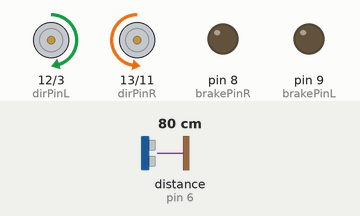
Simulated run of this sketch. Board: Arduino Uno, built with avr-gcc and run on an emulated ATmega328P. Shown: direction and speed pins drawn as motors (green arrow = direction pin HIGH = forward, orange = LOW = backward, longer = more drive), output pins drawn as LEDs (lit = HIGH). Inputs (shaded band) come from the test bench; at power-on: distance to the obstacle (sensor on pin 6) 80 cm. The echo pulse lasts 58.3 µs per cm.

Above: at 1.2 s.
1.3 s: distance to the obstacle (sensor on pin 6) set to 43 cm
2.8 s: distance to the obstacle (sensor on pin 6) set to 37 cm
At 5.3 s:
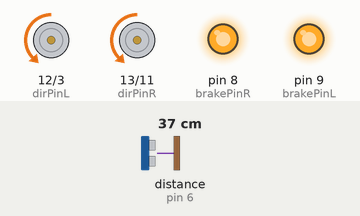
At 10.4 s:
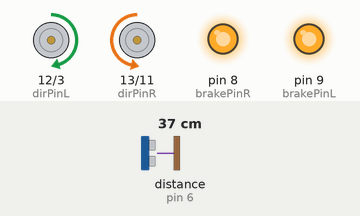
Timing chart, 0 to 11.8 s (numbered marks = the images above; inputs shaded):
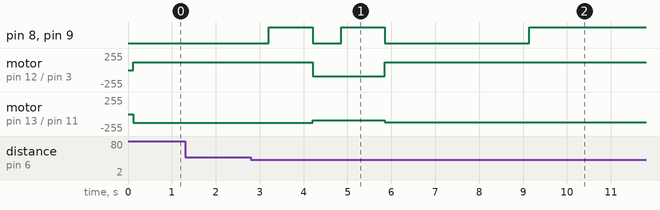

The sketch:

Challenge1_MC.ino
```cpp
/*
Team 3: M.C.
Abbas Hussain & Nadia Carr
Challenge 1
References:
  https://docs.arduino.cc/tutorials/motor-shield-rev3/msr3-controlling-dc-motor/
*/

// === Libraries ===
#include <Servo.h>
#include "NewPing.h"

// === Sensor Pins ===
#define TRIGGER_PIN 7
#define ECHO_PIN 6
#define MAX_DISTANCE 400

// === Motor Pins ===
// Left Motor (Channel A)
#define dirPinL 12
#define pwmPinL 3
#define brakePinL 9

// Right Motor (Channel B)
#define dirPinR 13
#define pwmPinR 11
#define brakePinR 8

// === Sensor Setup ===
NewPing sonar(TRIGGER_PIN, ECHO_PIN, MAX_DISTANCE);

// === Control Parameters ===
#define target 40
#define turndelay 650

// === Booleans ===
bool turn = false;

void setup() {
  Serial.begin(9600);

  // Left motor
  pinMode(dirPinL, OUTPUT);
  pinMode(pwmPinL, OUTPUT);
  pinMode(brakePinL, OUTPUT);

  // Right motor
  pinMode(dirPinR, OUTPUT);
  pinMode(pwmPinR, OUTPUT);
  pinMode(brakePinR, OUTPUT);
}

void loop() {

  int count = 0;
  int dist = sonar.convert_cm(sonar.ping_median());   // sensor filtering

  for (int i = 0; i < 1000; i++) {  // intially going forward
    if (dist > target) {
      count++;                      // Counts time until goal is reached for return
      digitalWrite(dirPinL, HIGH);
      digitalWrite(dirPinR, LOW);

      digitalWrite(brakePinL, LOW);
      digitalWrite(brakePinR, LOW);

      analogWrite(pwmPinL, 120);
      analogWrite(pwmPinR, 128);

      dist = sonar.convert_cm(sonar.ping_median());
      delay(100);
    } else {      // goal is reached
      turn = true;
      i = 10000;
    }
  }
  // U turn then go back to start
  if (turn == true) {
    digitalWrite(brakePinL, HIGH);
    digitalWrite(brakePinR, HIGH);
    delay(1000);

    // U turn to the right
    digitalWrite(dirPinL, LOW);
    digitalWrite(dirPinR, LOW);

    //release breaks
    digitalWrite(brakePinL, LOW);
    digitalWrite(brakePinR, LOW);

    //set work duty for the motor
    analogWrite(pwmPinL, 90);
    analogWrite(pwmPinR, 90);
    delay(turndelay);

    // pause
    digitalWrite(brakePinL, HIGH);
    digitalWrite(brakePinR, HIGH);
    delay(1000);

    // Goes back towards start for the same amount of time as it took to get to the goal
    for (int j = 0; j < count+1; j++) {
      digitalWrite(dirPinL, HIGH);
      digitalWrite(dirPinR, LOW);

      digitalWrite(brakePinL, LOW);
      digitalWrite(brakePinR, LOW);

      analogWrite(pwmPinL, 120);
      analogWrite(pwmPinR, 125);

      dist = sonar.convert_cm(sonar.ping_median());
      delay(100);
    }
  }
  // STOP
  digitalWrite(brakePinL, HIGH);
  digitalWrite(brakePinR, HIGH);
  delay(10000);
}
```

Measured:
- the behaviour switches between 41 and 40 cm on distance to the obstacle (sensor on pin 6) (found by bisection; images 0 and 1)
- after the input at 1.3 s, every drawn part: stays the same
- after the input at 2.8 s, pin 8 (brakePinR), pin 9 (brakePinL): goes HIGH 1.0 s, LOW 0.65 s, HIGH 1.0 s, LOW 3.3 s, then HIGH, starting after 0.40 s
